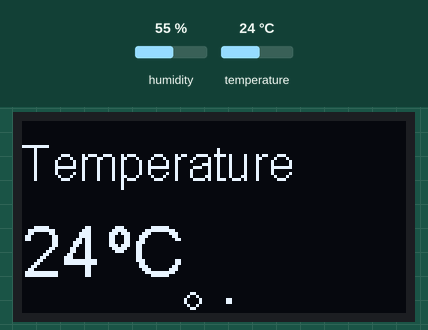
The sketch below on a simulated ESP8266 (NodeMCU). On the bench: 128×64 one-colour display. Wiring (inferred from the names in the program): DHT11 sensor: data GPIO 10. The test bench sets the inputs (shaded band); at power-on: humidity 55 %, temperature 24 °C. What the sketch prints to the serial monitor is not drawn.

Above: at 1.2 s.
1.3 s: humidity set to 40 %
4.3 s: humidity set to 22 %
At 5.5 s:
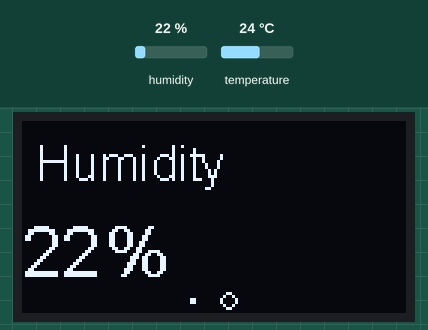
6.0 s: temperature set to 12 °C
At 8.9 s:
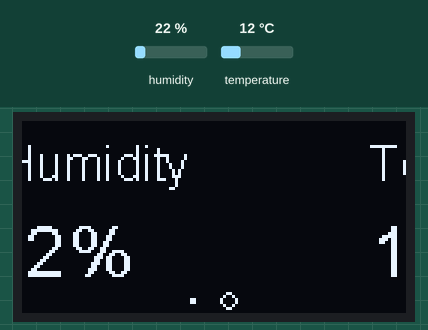
9.0 s: temperature set to 19 °C
At 9.9 s:
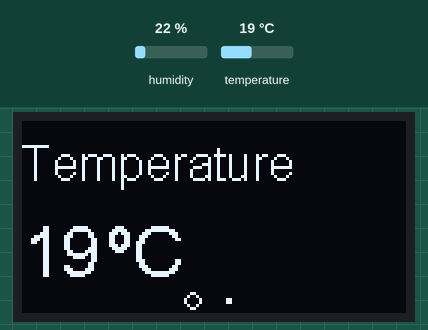
Timing chart, 0 to 12.0 s (numbered marks = the images above; inputs shaded):
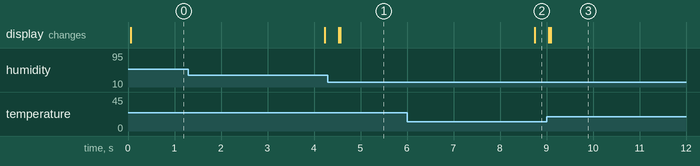

The sketch:

NODE_OLED_DHT_ui_pages.ino
```cpp
// NodeMCU Amica Temperature and Humidity monitor
// With OLED I2C screen


// DHT sensor connection:
/*
 *
 *
 *
 */

// OLED connection:
//  SCL -> D2
//  SDA -> D1

// DHT pin -> SD3
 // By Alexander Noyanov

// The 6th of June 2018

// Include the correct display library
// For a connection via I2C using Wire include


 #include <Wire.h>  // Only needed for Arduino 1.6.5 and earlier
 #include "SSD1306Wire.h" // legacy include: `#include "SSD1306.h"`

  // Include the UI lib
  #include "OLEDDisplayUi.h"

  // Include custom images

  #include "images.h"

// For DHT sensor:
#include<dht.h>
dht DHT;// For DHT sensor:

#define DHTPIN 10 // DHT sensor pin

int chk;  // dht sensor data
int temp; // temperature
int hum;  // humidity

// Initialize the OLED display using Wire library
SSD1306Wire  display(0x3c, D3, D4);
// SH1106Wire display(0x3c, D3, D5);

OLEDDisplayUi ui     ( &display );

void msOverlay(OLEDDisplay *display, OLEDDisplayUiState* state) {
  display->setTextAlignment(TEXT_ALIGN_RIGHT);
  //display->setFont(ArialMT_Plain_10);
  //display->drawString(128, 0,"ov" );
}

// First page. Drawing temperature:
void drawFrame1(OLEDDisplay *display, OLEDDisplayUiState* state, int16_t x, int16_t y) {

  // Read from sensor:
  int tmp = DHT.temperature;

     //Serial. print("Temp: ");
     //Serial.println(DHT.temperature);

  String myString = String(tmp);    // Converting 'int' in the 'string'

  display->setTextAlignment(TEXT_ALIGN_LEFT);
  display->setFont(ArialMT_Plain_16);
  display->drawString(0 + x, 5 + y, "Temperature"); // Arial 16 text

  display->setFont(ArialMT_Plain_24);
  display->drawString(0 + x, 30 + y,myString); //   Arial 24 text
  display->drawString(0 + x, 30 + y, "    ºC"); //  Arial 24 text
}

// Second page. Drawing humidity from the sensor:
void drawFrame2(OLEDDisplay *display, OLEDDisplayUiState* state, int16_t x, int16_t y) {
  // Demonstrates the 3 included default sizes. The fonts come from SSD1306Fonts.h file
  // Besides the default fonts there will be a program to convert TrueType fonts into this format

   Serial. print("            Hum: ");
    // Serial.println(DHT.humidity);
  int hum = DHT.humidity;

  String str = String(hum);

  display->setTextAlignment(TEXT_ALIGN_LEFT);
  display->setFont(ArialMT_Plain_16);
  display->drawString(5 + x, 5 + y, "Humidity"); // Arial 16 text

  display->setFont(ArialMT_Plain_24);
  display->drawString(0 + x, 30 + y, str); //  Arial 24 text
  display->drawString(0 + x, 30 + y, "    %"); //  Arial 24 text
}

// This array keeps function pointers to all frames
// frames are the single views that slide in
FrameCallback frames[] = { drawFrame1, drawFrame2 };

// how many frames are there?
int frameCount = 2;

// Overlays are statically drawn on top of a frame eg. a clock
OverlayCallback overlays[] = { msOverlay };
int overlaysCount = 1;


void setup() {
  // put your setup code here, to run once:
  Serial.begin(115200);
  Serial.println();
  Serial.println();

  // The ESP is capable of rendering 60fps in 80Mhz mode
  // but that won't give you much time for anything else
  // run it in 160Mhz mode or just set it to 30 fps
  ui.setTargetFPS(60);

  // Customize the active and inactive symbol
  ui.setActiveSymbol(activeSymbol);
  ui.setInactiveSymbol(inactiveSymbol);

  // You can change this to
  // TOP, LEFT, BOTTOM, RIGHT
  ui.setIndicatorPosition(BOTTOM);

  // Defines where the first frame is located in the bar.
  ui.setIndicatorDirection(LEFT_RIGHT);

  // You can change the transition that is used
  // SLIDE_LEFT, SLIDE_RIGHT, SLIDE_UP, SLIDE_DOWN
  ui.setFrameAnimation(SLIDE_LEFT);

  // Add frames
  ui.setFrames(frames, frameCount);

  // Add overlays
  ui.setOverlays(overlays, overlaysCount);

  // Initialising the UI will init the display too.
  ui.init();

  display.flipScreenVertically();


}

void loop() {
  // put your main code here, to run repeatedly:
int remainingTimeBudget = ui.update();

  if (remainingTimeBudget > 0) {
    // You can do some work here
    // Don't do stuff if you are below your
    // time budget.

    // Read data from the sensor:
     chk = DHT.read11(DHTPIN);

     // === FOR SENSOR TESTING ===
    // Serial. print("Temp: ");
    // Serial.print(DHT.temperature);
    // Serial. print("            Hum: ");
    // Serial.println(DHT.humidity);


    delay(remainingTimeBudget);
  }
}
```

Source omitted: images.h (data table, 2209 bytes)
